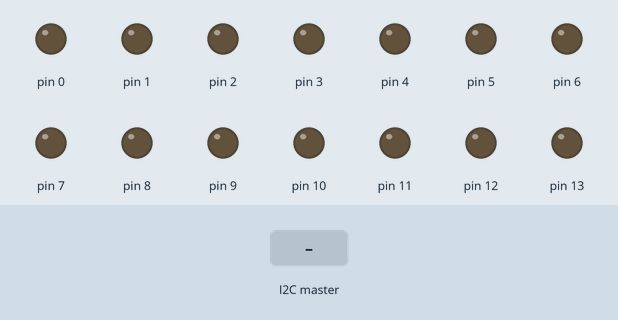
A sketch run on a simulated Arduino Uno, built with avr-gcc and run on an emulated ATmega328P. Shown: output pins drawn as LEDs (lit = HIGH). The inputs (shaded band) are chosen by the test bench.

Above: at 1.2 s.
1.3 s: the I2C master sends the byte 1
At 1.8 s:
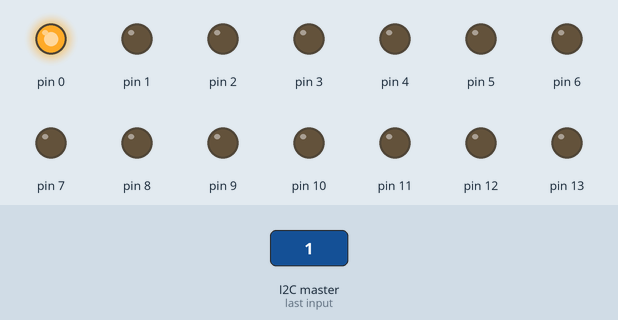
2.8 s: the I2C master sends the byte 0
At 4.2 s:
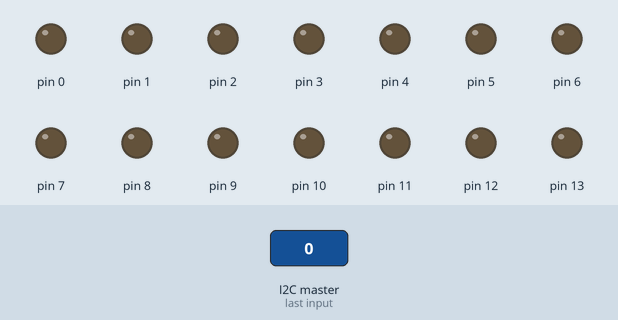
Timing chart, 0 to 5.8 s (numbered marks = the images above; inputs shaded):
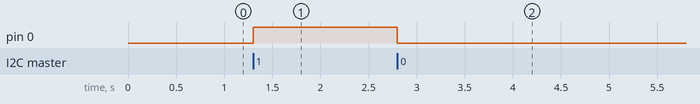

Measured:
- after the input at 1.3 s, pin 0: LOW → HIGH at once
- after the input at 2.8 s, pin 0: HIGH → LOW at once

The sketch:

arduino_i2c_slave_3.ino
```cpp
#include <Wire.h>

const int ADDR = 3;

void setup() {
  //I2C-Adresszuweisung
  Wire.begin(ADDR);
  //Handler für das I2C-Empfangsereignis festlegen (siehe unten)
  Wire.onReceive(receiveEvent);
  for (int i=0; i < 18; i++) pinMode(i, OUTPUT);
}

void loop() {}

void receiveEvent(int howMany){
  while(Wire.available())
  {
    int val = Wire.read();
    int idx = val >> 3;
    int on = val & 1;
    digitalWrite(idx, on);
  }
}
```
